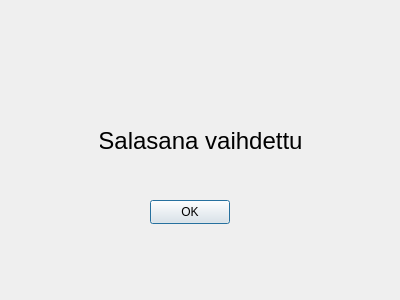
<?xml version="1.0" encoding="UTF-8"?>
<ui version="4.0">
 <class>SalasanaVaihdettu</class>
 <widget class="QDialog" name="SalasanaVaihdettu">
  <property name="geometry">
   <rect>
    <x>0</x>
    <y>0</y>
    <width>400</width>
    <height>300</height>
   </rect>
  </property>
  <property name="windowTitle">
   <string>Dialog</string>
  </property>
  <widget class="QLabel" name="label">
   <property name="geometry">
    <rect>
     <x>100</x>
     <y>110</y>
     <width>201</width>
     <height>61</height>
    </rect>
   </property>
   <property name="font">
    <font>
     <pointsize>18</pointsize>
    </font>
   </property>
   <property name="text">
    <string>Salasana vaihdettu</string>
   </property>
   <property name="alignment">
    <set>Qt::AlignCenter</set>
   </property>
  </widget>
  <widget class="QPushButton" name="pushButton">
   <property name="geometry">
    <rect>
     <x>150</x>
     <y>200</y>
     <width>80</width>
     <height>24</height>
    </rect>
   </property>
   <property name="text">
    <string>OK</string>
   </property>
  </widget>
 </widget>
 <resources/>
 <connections/>
</ui>
